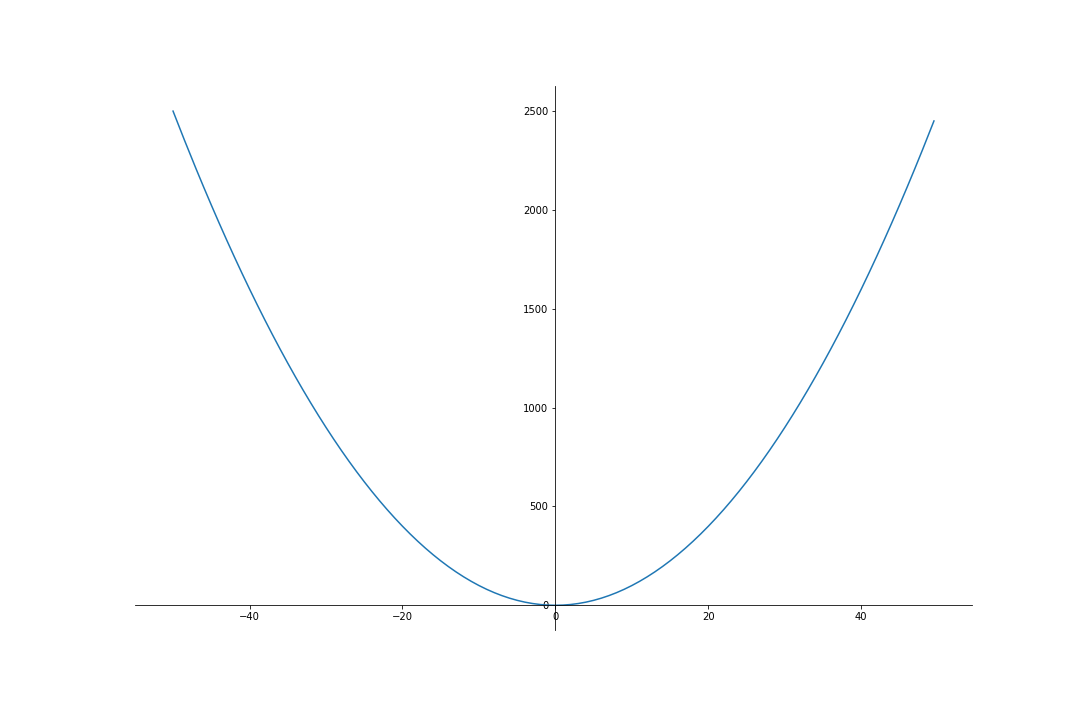
#> input picture 2542-1.png, 1080 x 720 px
$ python improc2.py
#> lines starting #> are read from the running program, lines starting #| are printed output that depends on the picture; after the words box and inside, x2 and y2 are one past the last pixel; in counts of white or black regions, pixels touching at a corner belong together
### graphene.py
# This file was automatically generated by SWIG (http://www.swig.org).
# Version 4.0.2
#
# Do not make changes to this file unless you know what you are doing--modify
# the SWIG interface file instead.

from sys import version_info as _swig_python_version_info
if _swig_python_version_info < (2, 7, 0):
    raise RuntimeError("Python 2.7 or later required")

# Import the low-level C/C++ module
if __package__ or "." in __name__:
    from . import _graphene
else:
    import _graphene

try:
    import builtins as __builtin__
except ImportError:
    import __builtin__

# [19 lines left out: functions _swig_repr, _swig_setattr_nondynamic_instance_variable, not called in this run]


def _swig_setattr_nondynamic_class_variable(set):
    # [5 lines left out: function set_class_attr, not called in this run]
    return set_class_attr


# [5 lines left out: function _swig_add_metaclass, not called in this run]


class _SwigNonDynamicMeta(type):
    """Meta class to enforce nondynamic attributes (no new attributes) for a class"""
    __setattr__ = _swig_setattr_nondynamic_class_variable(type.__setattr__)


class SwigPyIterator(object):
    thisown = property(lambda x: x.this.own(), lambda x, v: x.this.own(v), doc="The membership flag")

    def __init__(self, *args, **kwargs):
        raise AttributeError("No constructor defined - class is abstract")
    __repr__ = _swig_repr
    __swig_destroy__ = _graphene.delete_SwigPyIterator

    def value(self):
        return _graphene.SwigPyIterator_value(self)

    def incr(self, n=1):
        return _graphene.SwigPyIterator_incr(self, n)

    def decr(self, n=1):
        return _graphene.SwigPyIterator_decr(self, n)

    def distance(self, x):
        return _graphene.SwigPyIterator_distance(self, x)

    def equal(self, x):
        return _graphene.SwigPyIterator_equal(self, x)

    def copy(self):
        return _graphene.SwigPyIterator_copy(self)

    def next(self):
        return _graphene.SwigPyIterator_next(self)

    def __next__(self):
        return _graphene.SwigPyIterator___next__(self)

    def previous(self):
        return _graphene.SwigPyIterator_previous(self)

    def advance(self, n):
        return _graphene.SwigPyIterator_advance(self, n)

    def __eq__(self, x):
        return _graphene.SwigPyIterator___eq__(self, x)

    def __ne__(self, x):
        return _graphene.SwigPyIterator___ne__(self, x)

    def __iadd__(self, n):
        return _graphene.SwigPyIterator___iadd__(self, n)

    def __isub__(self, n):
        return _graphene.SwigPyIterator___isub__(self, n)

    def __add__(self, n):
        return _graphene.SwigPyIterator___add__(self, n)

    def __sub__(self, *args):
        return _graphene.SwigPyIterator___sub__(self, *args)
    def __iter__(self):
        return self

# Register SwigPyIterator in _graphene:
_graphene.SwigPyIterator_swigregister(SwigPyIterator)

class Vector(object):
    thisown = property(lambda x: x.this.own(), lambda x, v: x.this.own(v), doc="The membership flag")
    __repr__ = _swig_repr

    def iterator(self):
        return _graphene.Vector_iterator(self)
    def __iter__(self):
        return self.iterator()

    def __nonzero__(self):
        return _graphene.Vector___nonzero__(self)

    def __bool__(self):
        return _graphene.Vector___bool__(self)

    def __len__(self):
        return _graphene.Vector___len__(self)

    def __getslice__(self, i, j):
        return _graphene.Vector___getslice__(self, i, j)

    def __setslice__(self, *args):
        return _graphene.Vector___setslice__(self, *args)

    def __delslice__(self, i, j):
        return _graphene.Vector___delslice__(self, i, j)

    def __delitem__(self, *args):
        return _graphene.Vector___delitem__(self, *args)

    def __getitem__(self, *args):
        return _graphene.Vector___getitem__(self, *args)

    def __setitem__(self, *args):
        return _graphene.Vector___setitem__(self, *args)

    def pop(self):
        return _graphene.Vector_pop(self)

    def append(self, x):
        return _graphene.Vector_append(self, x)

    def empty(self):
        return _graphene.Vector_empty(self)

    def size(self):
        return _graphene.Vector_size(self)

    def swap(self, v):
        return _graphene.Vector_swap(self, v)

    def begin(self):
        return _graphene.Vector_begin(self)

    def end(self):
        return _graphene.Vector_end(self)

    def rbegin(self):
        return _graphene.Vector_rbegin(self)

    def rend(self):
        return _graphene.Vector_rend(self)

    def clear(self):
        return _graphene.Vector_clear(self)

    def get_allocator(self):
        return _graphene.Vector_get_allocator(self)

    def pop_back(self):
        return _graphene.Vector_pop_back(self)

    def erase(self, *args):
        return _graphene.Vector_erase(self, *args)

    def __init__(self, *args):
        _graphene.Vector_swiginit(self, _graphene.new_Vector(*args))

    def push_back(self, x):
        return _graphene.Vector_push_back(self, x)

    def front(self):
        return _graphene.Vector_front(self)

    def back(self):
        return _graphene.Vector_back(self)

    def assign(self, n, x):
        return _graphene.Vector_assign(self, n, x)

    def resize(self, *args):
        return _graphene.Vector_resize(self, *args)

    def insert(self, *args):
        return _graphene.Vector_insert(self, *args)

    def reserve(self, n):
        return _graphene.Vector_reserve(self, n)

    def capacity(self):
        return _graphene.Vector_capacity(self)
    __swig_destroy__ = _graphene.delete_Vector

# Register Vector in _graphene:
_graphene.Vector_swigregister(Vector)

class NestedVector(object):
    thisown = property(lambda x: x.this.own(), lambda x, v: x.this.own(v), doc="The membership flag")
    __repr__ = _swig_repr

    def iterator(self):
        return _graphene.NestedVector_iterator(self)
    def __iter__(self):
        return self.iterator()

    def __nonzero__(self):
        return _graphene.NestedVector___nonzero__(self)

    def __bool__(self):
        return _graphene.NestedVector___bool__(self)

    def __len__(self):
        return _graphene.NestedVector___len__(self)

    def __getslice__(self, i, j):
        return _graphene.NestedVector___getslice__(self, i, j)

    def __setslice__(self, *args):
        return _graphene.NestedVector___setslice__(self, *args)

    def __delslice__(self, i, j):
        return _graphene.NestedVector___delslice__(self, i, j)

    def __delitem__(self, *args):
        return _graphene.NestedVector___delitem__(self, *args)

    def __getitem__(self, *args):
        return _graphene.NestedVector___getitem__(self, *args)

    def __setitem__(self, *args):
        return _graphene.NestedVector___setitem__(self, *args)

    def pop(self):
        return _graphene.NestedVector_pop(self)

    def append(self, x):
        return _graphene.NestedVector_append(self, x)

    def empty(self):
        return _graphene.NestedVector_empty(self)

    def size(self):
        return _graphene.NestedVector_size(self)

    def swap(self, v):
        return _graphene.NestedVector_swap(self, v)

    def begin(self):
        return _graphene.NestedVector_begin(self)

    def end(self):
        return _graphene.NestedVector_end(self)

    def rbegin(self):
        return _graphene.NestedVector_rbegin(self)

    def rend(self):
        return _graphene.NestedVector_rend(self)

    def clear(self):
        return _graphene.NestedVector_clear(self)

    def get_allocator(self):
        return _graphene.NestedVector_get_allocator(self)

    def pop_back(self):
        return _graphene.NestedVector_pop_back(self)

    def erase(self, *args):
        return _graphene.NestedVector_erase(self, *args)

    def __init__(self, *args):
        _graphene.NestedVector_swiginit(self, _graphene.new_NestedVector(*args))

    def push_back(self, x):
        return _graphene.NestedVector_push_back(self, x)

    def front(self):
        return _graphene.NestedVector_front(self)

    def back(self):
        return _graphene.NestedVector_back(self)

    def assign(self, n, x):
        return _graphene.NestedVector_assign(self, n, x)

    def resize(self, *args):
        return _graphene.NestedVector_resize(self, *args)

    def insert(self, *args):
        return _graphene.NestedVector_insert(self, *args)

    def reserve(self, n):
        return _graphene.NestedVector_reserve(self, n)

    def capacity(self):
        return _graphene.NestedVector_capacity(self)
    __swig_destroy__ = _graphene.delete_NestedVector

# Register NestedVector in _graphene:
_graphene.NestedVector_swigregister(NestedVector)


def GaussianElimination(a):
    vect = NestedVector(a)
    return _graphene.GaussianElimination(vect)

class Fraction(object):
    thisown = property(lambda x: x.this.own(), lambda x, v: x.this.own(v), doc="The membership flag")
    __repr__ = _swig_repr
    numerator = property(_graphene.Fraction_numerator_get, _graphene.Fraction_numerator_set)
    denominator = property(_graphene.Fraction_denominator_get, _graphene.Fraction_denominator_set)
    temp = property(_graphene.Fraction_temp_get, _graphene.Fraction_temp_set)

    # [4 lines left out: function __init__, not called in this run]

    @staticmethod
    def remove_zero(e):
        return _graphene.Fraction_remove_zero(e)

    def __add__(self, *args):
        return _graphene.Fraction___add__(self, *args)

    def __nonzero__(self):
        return _graphene.Fraction___nonzero__(self)
    __bool__ = __nonzero__


    def __eq__(self, *args):
        return _graphene.Fraction___eq__(self, *args)

    def __ne__(self, *args):
        return _graphene.Fraction___ne__(self, *args)

    def __lt__(self, *args):
        return _graphene.Fraction___lt__(self, *args)

    def __gt__(self, *args):
        return _graphene.Fraction___gt__(self, *args)

    def __sub__(self, *args):
        return _graphene.Fraction___sub__(self, *args)

    def __mul__(self, *args):
        return _graphene.Fraction___mul__(self, *args)

    def __iadd__(self, *args):
        return _graphene.Fraction___iadd__(self, *args)

    def __isub__(self, *args):
        return _graphene.Fraction___isub__(self, *args)

    def __truediv__(self, *args):
        return _graphene.Fraction___truediv__(self, *args)
    __div__ = __truediv__


    def abso(self):
        return _graphene.Fraction_abso(self)

    def get_num(self):
        return _graphene.Fraction_get_num(self)

    def get_den(self):
        return _graphene.Fraction_get_den(self)

    def toInt(self):
        return _graphene.Fraction_toInt(self)

    def reduce_fraction(self, obj):
        return _graphene.Fraction_reduce_fraction(self, obj)

    def __str__(self):
        return _graphene.Fraction___str__(self)

    __repr__ = __str__

    __swig_destroy__ = _graphene.delete_Fraction

# Register Fraction in _graphene:
_graphene.Fraction_swigregister(Fraction)
cvar = _graphene.cvar

def Fraction_remove_zero(e):
    return _graphene.Fraction_remove_zero(e)

### improc2.py
# -*- coding: utf-8 -*-
"""
Created on Fri May  7 06:57:00 2021

@author: Unrated
"""

import matplotlib.pyplot as plt
import cv2, numpy as np
from  decimal import Decimal
from graphene import GaussianElimination, Fraction
import os, sys, fractions
import copy
import remgrid

file = r'2542-1.png'
image = cv2.imread(file)
#> image is the input picture: shape (720, 1080, 3); mean B, G, R 254.3, 254.1, 253.9
hsv = cv2.cvtColor(image, cv2.COLOR_BGR2HSV)
#> hsv: shape (720, 1080, 3); mean H, S, V 0.5, 0.5, 254.3
# lower_blue = np.array([0, 100, 200])
upper_blue = np.array([100, 225, 225], dtype="float64")
lower_blue = np.array([0, 0, 0], dtype="float64")
lower_blue = np.array([100, 150, 150], dtype="float64")
upper_blue = np.array([255, 255, 255], dtype="float64")
# upper_blue = np.array([255, 255, 255])
# Threshold the HSV image to get only blue colors
mask = cv2.inRange(hsv, lower_blue, upper_blue)
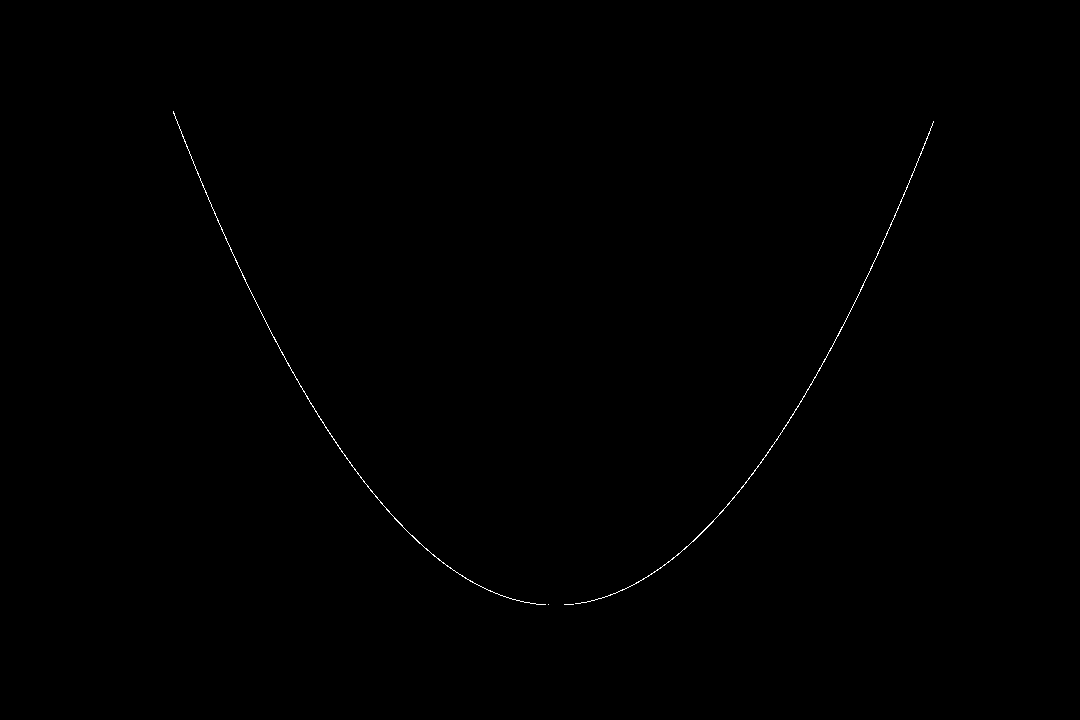
#> mask: shape (720, 1080); 0.17% white in thin lines or dots, all inside (x1, y1, x2, y2) = (173, 111, 934, 605)
res = cv2.bitwise_and(image, image, mask=mask)
# cv2.imshow('moddded out', hsv)
cv2.imshow('mask off', mask)
cv2.imshow('res', res)

x = image

graph_height = 938.536 # 81 , #154
# maxx, maxy = 49.5, 449.4499999999999886313162278383
maxx, maxy = 49.54248366013072, 2470.0
ox, oy = 554, 605
coords = [[], []]
xappend = coords[0].append
yappend = coords[1].append
# print(graph_width/length)
count = 0
new = True
tit = []
cv2.imshow('reso', res)
try:
    for j in range(len(x)):
        for i in range(len(x[0])):
            # if all(res[j][i] != [0, 0, 0]):
            if res[j][i][0] > 10:
                tit.append((i, j))
                x[j][i] = [255, 255, 0]
                if new:
                    # print(xx, yy)
                    new = False
                    xx, yy = maxx, maxy
                    # xappend(maxx)
                    # yappend(maxy)
                    height = len(x)-j
                    length = i
                    print(height, length, i, j, len(x[0]), len(x))
                    # continue
                else:
                    xx = i*maxx/length
                    yy = maxy*(len(x)-j)/height
                # if coords[0].__len__() > 10:
                    # raise ValueError
                if coords[1] and coords[1][-1] == yy: # use the new one instead
                    coords[0].pop()
                    coords[1].pop()
                if coords[0] and coords[0][-1] == xx: # use the old one instead, these are from observations.
                    continue
                # print(i, height-j, xx, yy)
                xappend(xx)
                yappend(yy)
#> this loop made 720 passes
#| 609 173 173 111 1080 720
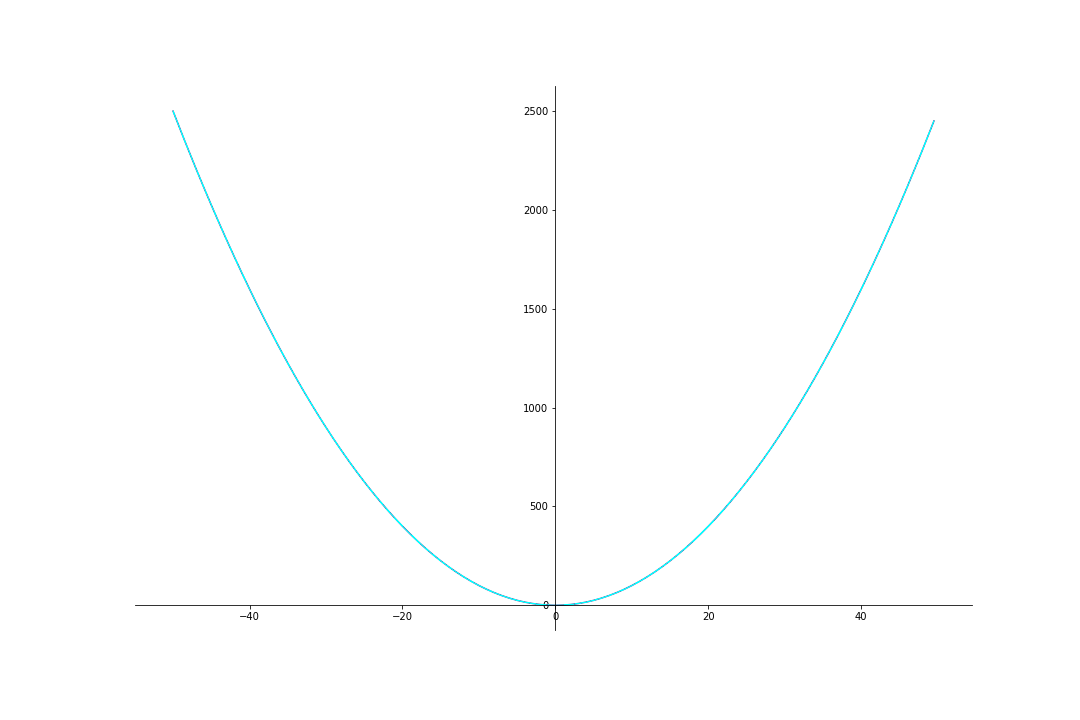
#> x: shape (720, 1080, 3); 0.17% of pixels changed, all inside (x1, y1, x2, y2) = (173, 111, 934, 605)
#> after the loop, height = 609; length = 173; new = False; tit = 1309 pairs, first value 173 to 933, second value 111 to 604
except:
    raise
cv2.waitKey()
cv2.destroyAllWindows()
sys.exit()
#> (the program exits here)

$ run again, with 2541.png copied over 2542-1.png
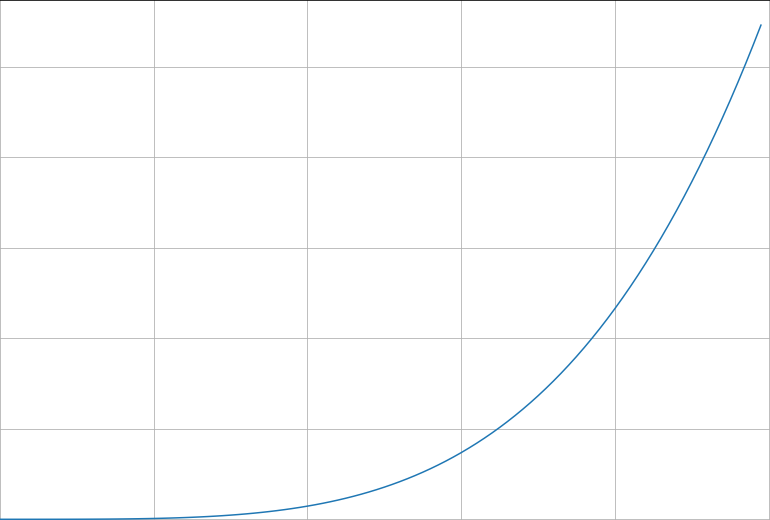
#> input picture 2541.png, 770 x 520 px
#> image is the input picture: shape (520, 770, 3); mean B, G, R 253.1, 252.9, 252.6
#> hsv: shape (520, 770, 3); mean H, S, V 0.7, 0.7, 253.1
#> `mask = cv2.inRange(hsv, lower_blue, upper_blue)`:
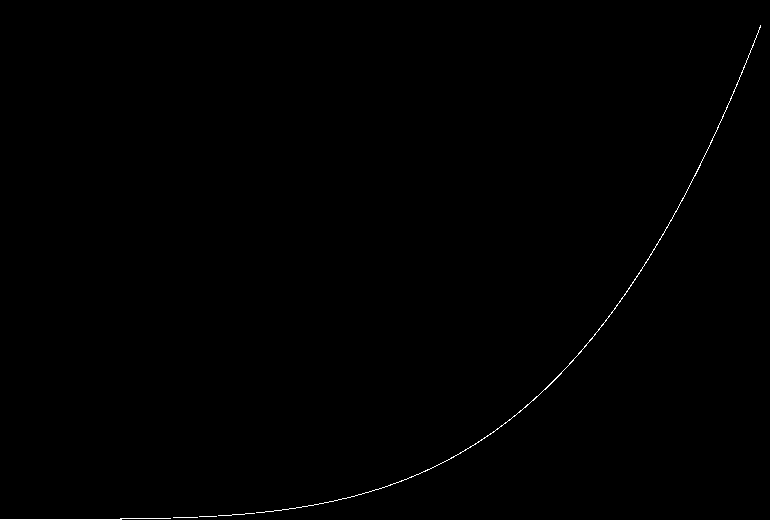
#> mask: shape (520, 770); 0.25% white in thin lines or dots
#> the loop `for j in range(len(x)):` made 520 passes
#| 495 760 760 25 770 520
#> after the loop `for j in range(len(x)):`:
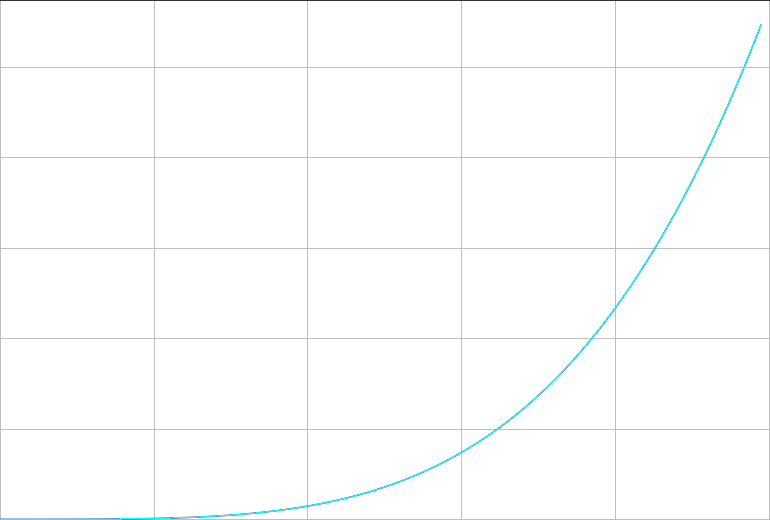
#> x: shape (520, 770, 3); 0.25% of pixels changed, all inside (x1, y1, x2, y2) = (0, 25, 761, 520)
#> after the loop `for j in range(len(x)):`: height = 495; length = 760; new = False; tit = 1016 pairs, first value 0 to 760, second value 25 to 519
